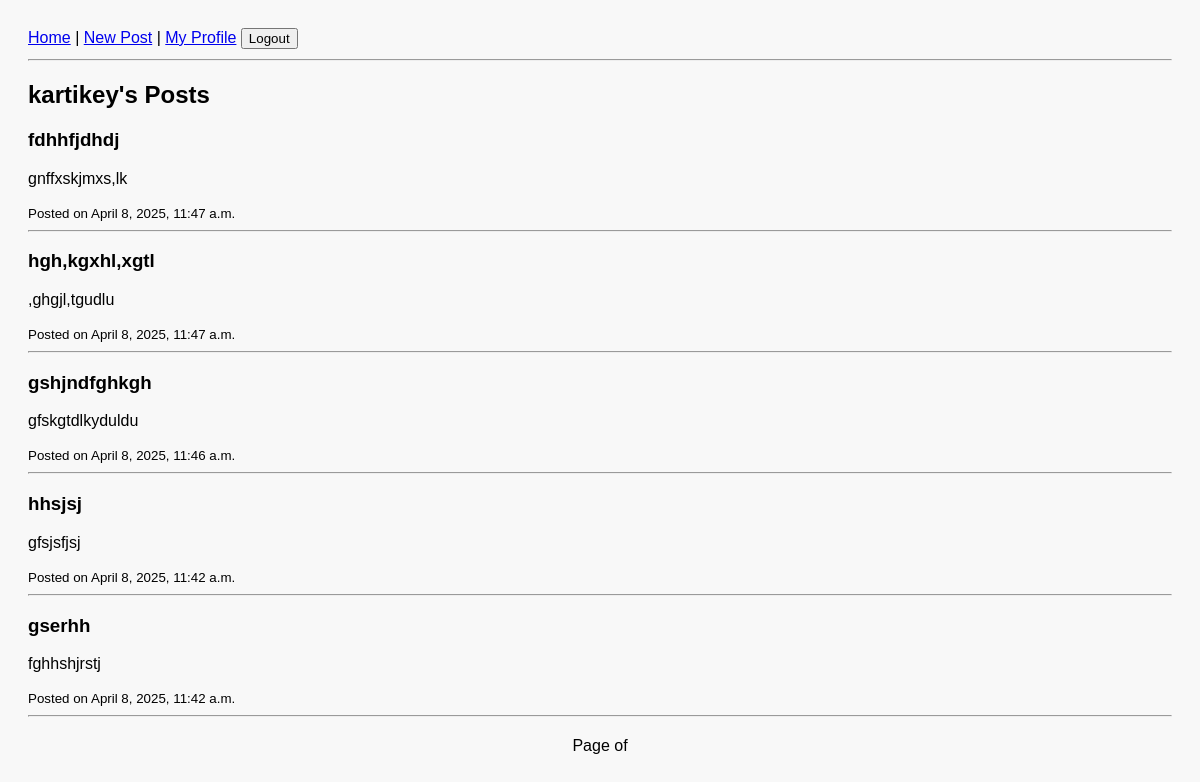
The page /profile/kartikey/ (signed in) on the database its author committed.
### devapp/models.py (models this page shows, shortened)
class Post(models.Model):
    objects = None
    title = models.CharField(max_length=200)
    content = models.TextField()
    created_at = models.DateTimeField(auto_now_add=True)
    author = models.ForeignKey(User, on_delete=models.CASCADE)
    likes = models.ManyToManyField(User, related_name='liked_posts', blank=True)

### devapp/views.py (the view)
# urls.py: path('profile/<str:username>/', UserPostListView.as_view(), name='user_posts'),
class UserPostListView(ListView):
    model = Post
    template_name = 'devapp/user_posts.html'
    context_object_name = 'posts'
    paginate_by = 5
    def get_queryset(self):
        user = get_object_or_404(User, username=self.kwargs.get('username'))
        return Post.objects.filter(author=user).order_by('-created_at')
    def get_context_data(self, **kwargs):
        context = super().get_context_data(**kwargs)
        context['profile_user'] = get_object_or_404(User, username=self.kwargs.get('username'))
        return context

### devapp/templates/devapp/user_posts.html (shortened to what this page needs)
{% extends 'base.html' %}
{% block content %}
  <h2>{{ profile_user.username }}'s Posts</h2>
  {% for post in posts %}
    <div>
      <h3>{{ post.title }}</h3>
      <p>{{ post.content|truncatewords:20 }}</p>
      <small>Posted on {{ post.created_at }}</small>
    </div>
    <hr>
  {% empty %}
    <p>This user has not posted anything yet.</p>
  {% endfor %}
  <div class="pagination">
    <span>Page {{ posts.number }} of {{ posts.paginator.num_pages }}</span>
  </div>
{% endblock %}

### devapp/static/styles.css (style rules this page uses)
body { font-family: Arial, sans-serif; background-color: #f8f8f8; padding: 20px; }
.pagination { margin-top: 20px; text-align: center; }

### rows shown on the page
Post: title "fdhhfjdhdj", content "gnffxskjmxs,lk", created_at "April 8, 2025, 11:47 a.m."
Post: title "hgh,kgxhl,xgtl", content ",ghgjl,tgudlu", created_at "April 8, 2025, 11:47 a.m."
Post: title "gshjndfghkgh", content "gfskgtdlkyduldu", created_at "April 8, 2025, 11:46 a.m."
Post: title "hhsjsj", content "gfsjsfjsj", created_at "April 8, 2025, 11:42 a.m."
Post: title "gserhh", content "fghhshjrstj", created_at "April 8, 2025, 11:42 a.m."

### other values the page prints
{{ profile_user.username }} "kartikey"
